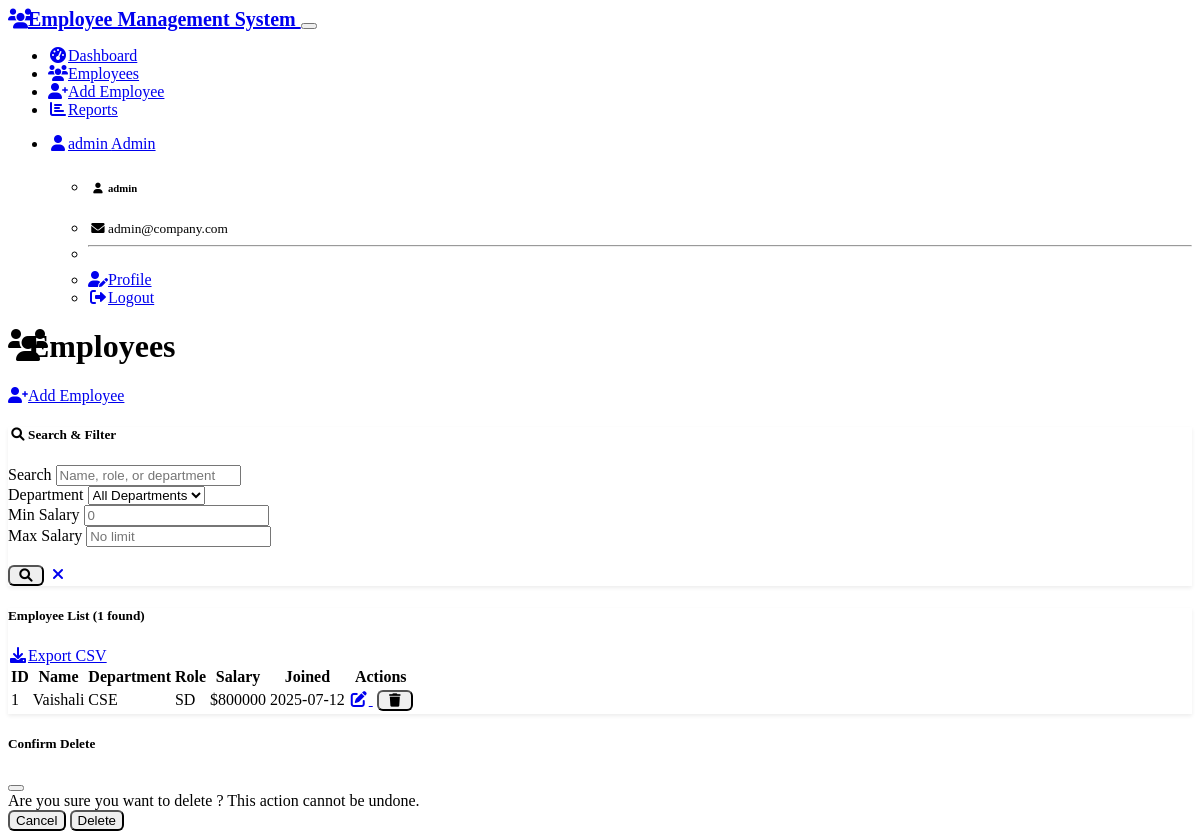
Page /employees (signed in) on the committed database.
### models.py (models this page shows, shortened)
class Employee(db.Model):
    id = db.Column(db.Integer, primary_key=True)
    name = db.Column(db.String(100), nullable=False)
    department = db.Column(db.String(50), nullable=False)
    salary = db.Column(db.Float, nullable=False)
    role = db.Column(db.String(50), nullable=False)
    date_of_joining = db.Column(db.Date, nullable=False, default=datetime.utcnow)
    created_at = db.Column(db.DateTime, default=datetime.utcnow)
    updated_at = db.Column(db.DateTime, default=datetime.utcnow, onupdate=datetime.utcnow)

### routes/employee.py (the view, shortened to what this page needs)
@app.route('/employees')
def employees():
    if 'admin_id' not in session:
        return redirect(url_for('login'))
    try:
        search = request.args.get('search', '')
        department = request.args.get('department', '')
        min_salary = request.args.get('min_salary', type=float)
        max_salary = request.args.get('max_salary', type=float)
        query = Employee.query
        if department:
            query = query.filter(Employee.department == department)
        if min_salary is not None:
            query = query.filter(Employee.salary >= min_salary)
        if max_salary is not None:
            query = query.filter(Employee.salary <= max_salary)
        employees_list = query.order_by(Employee.name).all()
        departments = db.session.query(Employee.department).distinct().all()
        departments = [dept[0] for dept in departments]
        return render_template('employees.html',
                             employees=employees_list,
                             departments=departments,
                             search=search,
                             selected_department=department,
                             min_salary=min_salary,
                             max_salary=max_salary)
    except Exception as e:
        logging.error(f"Error fetching employees: {str(e)}")
        flash('Error loading employees', 'error')
        return render_template('employees.html',
                             employees=[],
                             departments=[])

### routes/auth.py (called while the page is built, shortened)
@app.context_processor
def inject_user():
    if 'admin_id' in session:
        return dict(
            current_admin=session.get('admin_username'),
            current_email=session.get('admin_email'),
            current_role=session.get('admin_role'),
            is_logged_in=True
        )

### templates/employees.html (shortened to what this page needs)
{% extends "base.html" %}
{% block content %}
<div class="container">
    <div class="row">
        <div class="col-12">
            <div class="d-flex justify-content-between align-items-center mb-4">
                <h1>
                    <i class="fas fa-users me-2"></i>Employees
                </h1>
                <a href="{{ url_for('add_employee') }}" class="btn btn-primary">
                    <i class="fas fa-user-plus me-1"></i>Add Employee
                </a>
            </div>
        </div>
    </div>
    <div class="row mb-4">
        <div class="col-12">
            <div class="card">
                <div class="card-header">
                    <h5 class="card-title mb-0">
                        <i class="fas fa-search me-2"></i>Search & Filter
                    </h5>
                </div>
                <div class="card-body">
                    <form method="GET" class="row g-3">
                        <div class="col-md-3">
                            <label for="search" class="form-label">Search</label>
                            <input type="text" class="form-control" id="search" name="search"
                                   value="{{ search }}" placeholder="Name, role, or department">
                        </div>
                        <div class="col-md-3">
                            <label for="department" class="form-label">Department</label>
                            <select class="form-select" id="department" name="department">
                                <option value="">All Departments</option>
                            </select>
                        </div>
                        <div class="col-md-2">
                            <label for="min_salary" class="form-label">Min Salary</label>
                            <input type="number" class="form-control" id="min_salary" name="min_salary"
                                   value="{{ min_salary or '' }}" placeholder="0">
                        </div>
                        <div class="col-md-2">
                            <label for="max_salary" class="form-label">Max Salary</label>
                            <input type="number" class="form-control" id="max_salary" name="max_salary"
                                   value="{{ max_salary or '' }}" placeholder="No limit">
                        </div>
                        <div class="col-md-2">
                            <label class="form-label">&nbsp;</label>
                            <div class="d-flex gap-2">
                                <button type="submit" class="btn btn-primary">
                                    <i class="fas fa-search"></i>
                                </button>
                                <a href="{{ url_for('employees') }}" class="btn btn-outline-secondary">
                                    <i class="fas fa-times"></i>
                                </a>
                            </div>
                        </div>
                    </form>
                </div>
            </div>
        </div>
    </div>
    <div class="row">
        <div class="col-12">
            <div class="card">
                <div class="card-header">
                    <div class="d-flex justify-content-between align-items-center">
                        <h5 class="card-title mb-0">
                            Employee List ({{ employees|length }} found)
                        </h5>
                        {% if employees %}
                        <a href="{{ url_for('export_csv',
                                   search=search,
                                   department=selected_department,
                                   min_salary=min_salary,
                                   max_salary=max_salary) }}"
                           class="btn btn-success btn-sm">
                            <i class="fas fa-download me-1"></i>Export CSV
                        </a>
                        {% endif %}
                    </div>
                </div>
                <div class="card-body">
                    {% if employees %}
                        <div class="table-responsive">
                            <table class="table table-hover">
                                <thead>
                                    <tr>
                                        <th>ID</th>
                                        <th>Name</th>
                                        <th>Department</th>
                                        <th>Role</th>
                                        <th>Salary</th>
                                        <th>Joined</th>
                                        <th>Actions</th>
                                    </tr>
                                </thead>
                                <tbody>
                                    {% for employee in employees %}
                                    <tr>
                                        <td>{{ employee.id }}</td>
                                        <td>{{ employee.name }}</td>
                                        <td>{{ employee.department }}</td>
                                        <td>{{ employee.role }}</td>
                                        <td>${{ "%.0f"|format(employee.salary) }}</td>
                                        <td>{{ employee.date_of_joining.strftime('%Y-%m-%d') }}</td>
                                        <td>
                                            <div class="btn-group" role="group">
                                                <a href="{{ url_for('edit_employee', employee_id=employee.id) }}"
                                                   class="btn btn-sm btn-outline-primary">
                                                    <i class="fas fa-edit"></i>
                                                </a>
                                                <button type="button" class="btn btn-sm btn-outline-danger"
                                                        onclick="confirmDelete({{ employee.id }}, '{{ employee.name }}')">
                                                    <i class="fas fa-trash"></i>
                                                </button>
                                            </div>
                                        </td>
                                    </tr>
                                    {% endfor %}
                                </tbody>
                            </table>
                        </div>
                    {% endif %}
                </div>
            </div>
        </div>
    </div>
</div>
<div class="modal fade" id="deleteModal" tabindex="-1">
    <div class="modal-dialog">
        <div class="modal-content">
            <div class="modal-header">
                <h5 class="modal-title">Confirm Delete</h5>
                <button type="button" class="btn-close" data-bs-dismiss="modal"></button>
            </div>
            <div class="modal-body">
                Are you sure you want to delete <strong id="employeeName"></strong>?
                This action cannot be undone.
            </div>
            <div class="modal-footer">
                <button type="button" class="btn btn-secondary" data-bs-dismiss="modal">Cancel</button>
                <form id="deleteForm" method="POST" style="display: inline;">
                    <button type="submit" class="btn btn-danger">Delete</button>
                </form>
            </div>
        </div>
    </div>
</div>
{% endblock %}

### static/css/custom.css (style rules this page uses)
.card { border: none; box-shadow: 0 0.125rem 0.25rem rgba(0, 0, 0, 0.075); transition: box-shadow 0.15s ease-in-out; }
.btn { border-radius: 0.375rem; transition: all 0.15s ease-in-out; }
.btn-group .btn { border-radius: 0.375rem; }
.btn-group .btn:not(:last-child) { margin-right: 0.25rem; }
.modal-content { border: none; border-radius: 0.5rem; }
.fas, .far { width: 1.25rem; text-align: center; }

### rows in the picture
Employee: id "1", name "Vaishali", department "CSE", role "SD", salary "800000", date_of_joining "2025-07-12"

### other values in the picture
{{ current_admin }} "admin"
{{ current_role }} "Admin"
{{ current_email }} "admin@company.com"
{{ employees|length }} "1"
